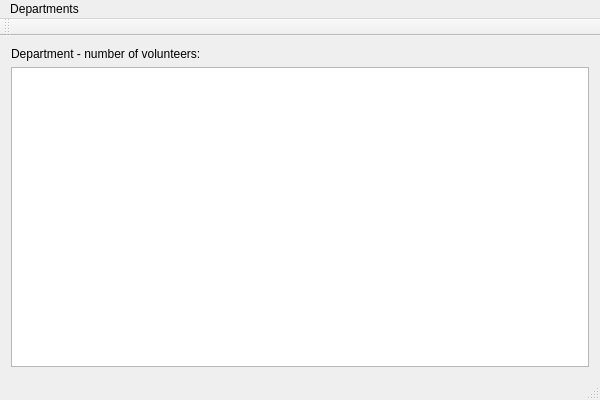
<?xml version="1.0" encoding="UTF-8"?>
<ui version="4.0">
 <class>DepartmentsVolunteersClass</class>
 <widget class="QMainWindow" name="DepartmentsVolunteersClass">
  <property name="geometry">
   <rect>
    <x>0</x>
    <y>0</y>
    <width>600</width>
    <height>400</height>
   </rect>
  </property>
  <property name="windowTitle">
   <string>DepartmentsVolunteers</string>
  </property>
  <widget class="QWidget" name="centralWidget">
   <layout class="QVBoxLayout" name="verticalLayout_2">
    <item>
     <layout class="QVBoxLayout" name="verticalLayout">
      <item>
       <widget class="QLabel" name="label">
        <property name="text">
         <string>Department - number of volunteers:</string>
        </property>
       </widget>
      </item>
      <item>
       <widget class="QListWidget" name="departmentslistWidget"/>
      </item>
     </layout>
    </item>
   </layout>
  </widget>
  <widget class="QMenuBar" name="menuBar">
   <property name="geometry">
    <rect>
     <x>0</x>
     <y>0</y>
     <width>600</width>
     <height>21</height>
    </rect>
   </property>
   <widget class="QMenu" name="menuDepartments">
    <property name="title">
     <string>Departments</string>
    </property>
   </widget>
   <addaction name="menuDepartments"/>
  </widget>
  <widget class="QToolBar" name="mainToolBar">
   <attribute name="toolBarArea">
    <enum>TopToolBarArea</enum>
   </attribute>
   <attribute name="toolBarBreak">
    <bool>false</bool>
   </attribute>
  </widget>
  <widget class="QStatusBar" name="statusBar"/>
 </widget>
 <layoutdefault spacing="6" margin="11"/>
 <resources/>
 <connections/>
</ui>
